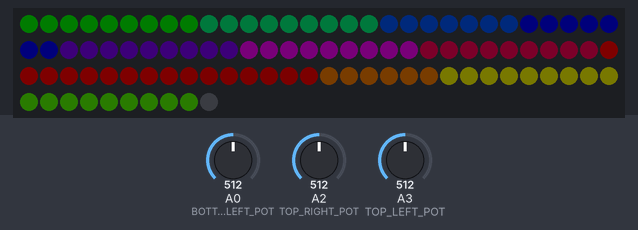
A sketch run on a simulated Arduino Uno, built with avr-gcc and run on an emulated ATmega328P. Shown: 100 RGB LEDs in strip order, left to right, continuing on the next row. The inputs (shaded band) are chosen by the test bench; at power-on: A3 (TOP_LEFT_POT) = 512, A2 (TOP_RIGHT_POT) = 512, A0 (BOTTOM_LEFT_POT) = 512. Dim RGB values are drawn brighter than linear; random numbers use the default seed unless the sketch sets one.

Above: at 1.2 s.
1.3 s: A3 (TOP_LEFT_POT) set to 306
At 1.67 s:
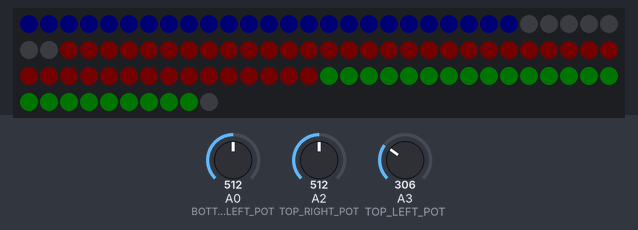
3.0 s: A2 (TOP_RIGHT_POT) set to 900
At 3.42 s:
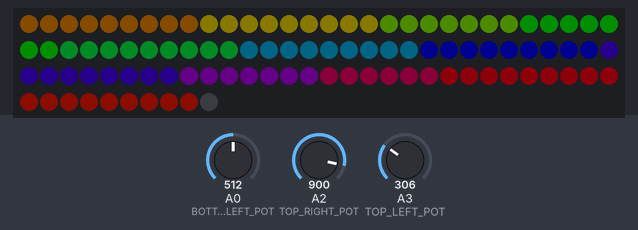
5.6 s: A2 (TOP_RIGHT_POT) set to 716
At 6.53 s:
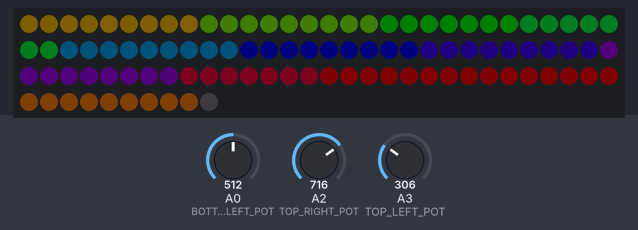
7.6 s: A3 (TOP_LEFT_POT) set to 15
At 8.1 s:
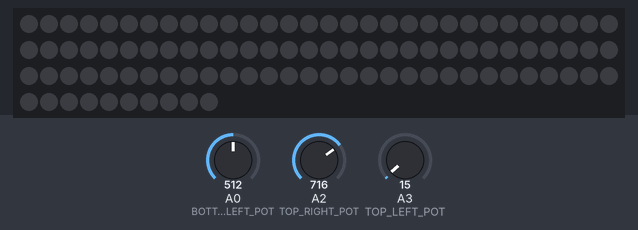
9.1 s: A2 (TOP_RIGHT_POT) set to 1023
At 9.52 s:
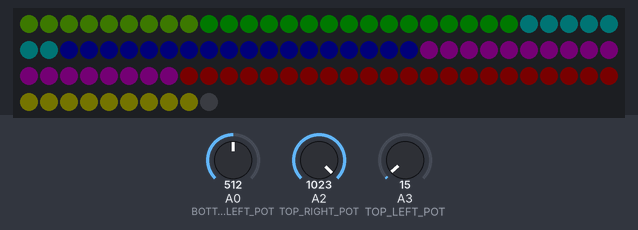
10.8 s: A3 (TOP_LEFT_POT) set to 58
12.3 s: A3 (TOP_LEFT_POT) set to 70
At 14.0 s:
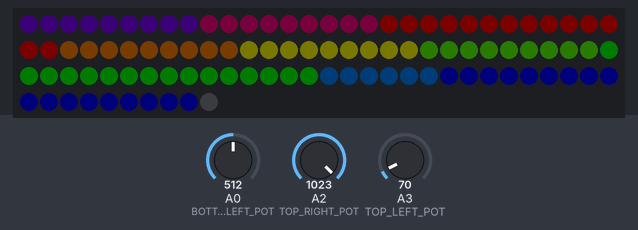

Measured:
- the behaviour switches between 64 and 65 on A3 (TOP_LEFT_POT) (found by bisection; images 5 and 6)
- after the input at 9.1 s, the LEDs: first change at once (image 5 shows a later state)

The sketch:

rainbow_v1.ino
```cpp
#include "FastLED.h"

#define NUM_LEDS 100
#define ROWS 9
#define COLUMNS 12
#define DATA_PIN 11
#define TOP_LEFT_POT 3
#define TOP_RIGHT_POT 2
#define BOTTOM_LEFT_POT 0
#define INTERVAL 17

#define MIN_BRIGHTNESS 2

CRGB linearLeds[NUM_LEDS];

byte columnHues[COLUMNS];
CRGB leds[ROWS][COLUMNS];

void setup() {
    FastLED.addLeds<NEOPIXEL, DATA_PIN>(linearLeds, NUM_LEDS);

    float hueInterval = 256.0 / COLUMNS;
    for(byte column = 0; column < COLUMNS; column++) {
      columnHues[column] = hueInterval * column;
    }
}

byte flashLoop = 0;
byte frameCounter = 0;
byte exceptionCounter = 0;
byte state = 0;

void loop() {
  FastLED.show();

  float rawDitheredBrightness = analogRead(TOP_LEFT_POT) / 1024.0;
  byte ditheredBrightness = MIN_BRIGHTNESS + (pow(rawDitheredBrightness, 2) * (255.0 - MIN_BRIGHTNESS));
  FastLED.setBrightness(ditheredBrightness);

  float rawColorBrightness = analogRead(TOP_RIGHT_POT) / 1024.0;
  byte colorBrightness = pow(rawColorBrightness, 2) * 255.0;

  float rawFlashRate = analogRead(BOTTOM_LEFT_POT) / 1024.0;
  byte flashRate = 10 + (pow(rawFlashRate, 3) * 245);

  fillRainbowBase(frameCounter, colorBrightness);

  transfer2dPixelsToLinear();

  FastLED.delay(INTERVAL);
}

void fillRainbowBase(byte frameCounter, byte colorBrightness) {
  for(byte column = 0; column < COLUMNS; column++) {
    //columnHues[column] += sin8(frameCounter + (column * (256.0 / COLUMNS))) / 255.0 * 5 + 1;
    columnHues[column] += sin8(frameCounter * column) / 255.0 * 4 + 0;

    byte hue = columnHues[column];
    CHSV hsvColor(hue, 255, colorBrightness);
    CRGB rgbColor;
    hsv2rgb_rainbow(hsvColor, rgbColor);

    for(byte row = 0; row < ROWS; row++) {
      leds[row][column] = rgbColor;
    }
  }
}

byte randomState() {
  return 1;

  byte randomNum = random8();

  if (randomNum < 25) {
    return 2;
  } else {
    return 1;
  }
}

// based on my light jacket's LED arrangement
void transfer2dPixelsToLinear() {

  for (byte y = 0; y < ROWS; y++) {
    linearLeds[8 - y] = leds[y][0];
    linearLeds[9 + y] = leds[y][1];


    if (y < 7) {
      linearLeds[24 - y] = leds[y][2];
      linearLeds[25 + y] = leds[y][3];
    }

    linearLeds[40 - y] = leds[y][4];
    linearLeds[41 + y] = leds[y][5];
    linearLeds[58 - y] = leds[y][6];
    linearLeds[59 + y] = leds[y][7];

    if (y < 7) {
      linearLeds[74 - y] = leds[y][8];
      linearLeds[75 + y] = leds[y][9];
    }

    linearLeds[89 - y] = leds[y][10];
    linearLeds[90 + y] = leds[y][11];
  }
}
```
